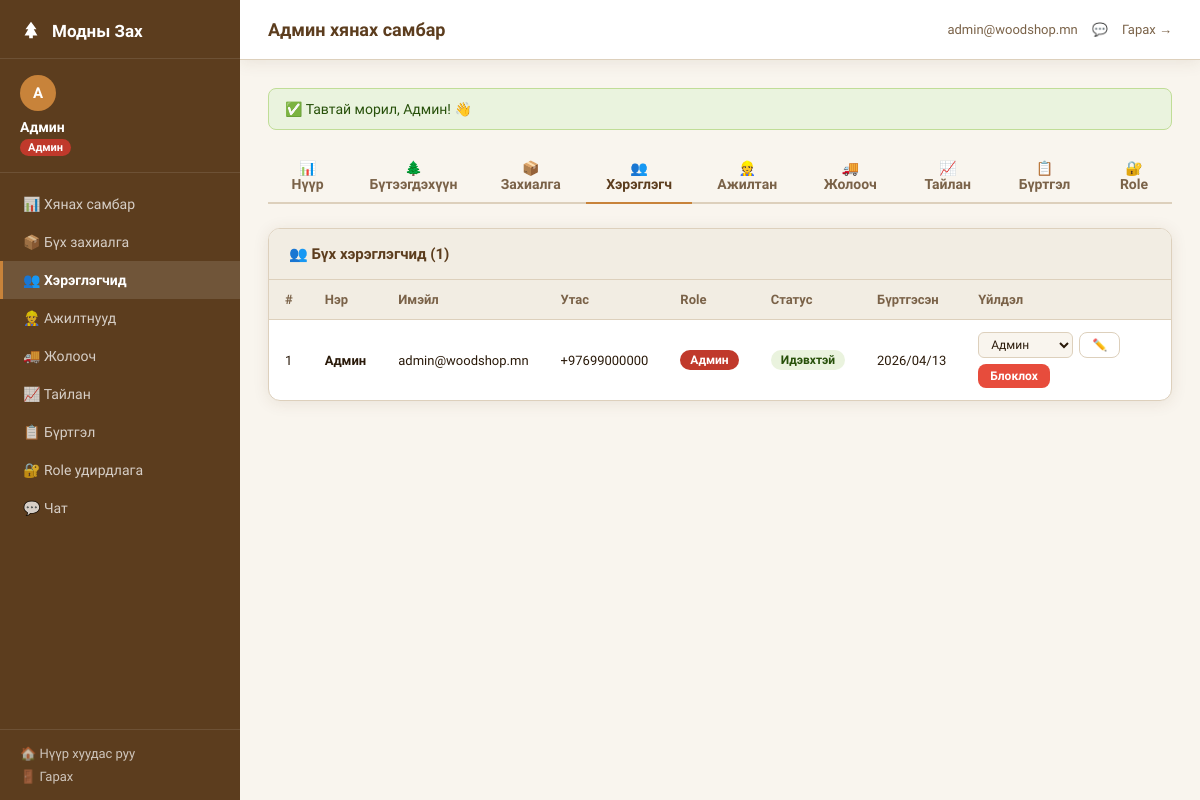
The app's page /dashboard/admin.php?tab=users (signed in) with its own data.
### tables this page shows
CREATE TABLE IF NOT EXISTS users (
  id           INT AUTO_INCREMENT PRIMARY KEY,
  ner          VARCHAR(100)  NOT NULL,
  email        VARCHAR(150)  NOT NULL UNIQUE,
  phone        VARCHAR(20)   NOT NULL,
  password     VARCHAR(255)  NOT NULL,
  role_id      INT           NOT NULL DEFAULT 5,
  verified     TINYINT(1)    DEFAULT 0,
  is_active    TINYINT(1)    DEFAULT 1,
  notes        TEXT          DEFAULT NULL,
  created_at   DATETIME      DEFAULT NOW(),
  FOREIGN KEY (role_id) REFERENCES roles(id)
);

CREATE TABLE IF NOT EXISTS roles (
  id           INT AUTO_INCREMENT PRIMARY KEY,
  name         VARCHAR(100)  NOT NULL,
  slug         VARCHAR(50)   NOT NULL UNIQUE,
  permissions  JSON          NOT NULL,
  color        VARCHAR(7)    DEFAULT '#5C3D1E',
  is_system    TINYINT(1)    DEFAULT 0,
  created_by   INT           DEFAULT NULL,
  created_at   DATETIME      DEFAULT NOW()
);

### middleware.php (called while the page is built, shortened)
<?php
function loadUserRole(PDO $pdo): array {
    $uid = $_SESSION['user']['id'];
    if (!isset($_SESSION['user_role'])) {
        $stmt = $pdo->prepare('
            SELECT r.*, u.is_active
            FROM users u
            JOIN roles r ON u.role_id = r.id
            WHERE u.id = ?
        ');
        $stmt->execute([$uid]);
    }
    return $_SESSION['user_role'];
}
function isRole(string ...$slugs): bool {
    $current = $_SESSION['user_role']['slug'] ?? '';
    return in_array($current, $slugs, true);
}

### dashboard/admin.php (the view, shortened to what this page needs)
<?php
require_once __DIR__ . '/../middleware.php';
$role = loadUserRole($pdo);
$tab = $_GET['tab'] ?? 'dashboard';
$stats = [];
$stats['users']    = $pdo->query('SELECT COUNT(*) FROM users WHERE role_id=(SELECT id FROM roles WHERE slug="user")')->fetchColumn();
$stats['orders']   = $pdo->query('SELECT COUNT(*) FROM orders')->fetchColumn();
$stats['pending']  = $pdo->query('SELECT COUNT(*) FROM orders WHERE status="pending"')->fetchColumn();
$stats['workers']  = $pdo->query('SELECT COUNT(*) FROM users u JOIN roles r ON u.role_id=r.id WHERE r.slug IN ("worker","driver")')->fetchColumn();
$stats['products'] = $pdo->query('SELECT COUNT(*) FROM products WHERE is_active=1')->fetchColumn();
$pageTitle  = 'Админ хянах самбар';
$activePage = $tab === 'dashboard' ? 'dashboard' : $tab;
include __DIR__ . '/layout.php';
?>
<div class="tabs">
  <button class="tab <?= $tab==='dashboard'?'active':'' ?>" onclick="location='admin.php'">📊 Нүүр</button>
  <button class="tab <?= $tab==='products'?'active':'' ?>"  onclick="location='admin.php?tab=products'">🌲 Бүтээгдэхүүн</button>
  <button class="tab <?= $tab==='orders'?'active':'' ?>"    onclick="location='admin.php?tab=orders'">📦 Захиалга</button>
  <button class="tab <?= $tab==='users'?'active':'' ?>"     onclick="location='admin.php?tab=users'">👥 Хэрэглэгч</button>
  <button class="tab <?= $tab==='workers'?'active':'' ?>"   onclick="location='admin.php?tab=workers'">👷 Ажилтан</button>
  <button class="tab <?= $tab==='drivers'?'active':'' ?>"   onclick="location='admin.php?tab=drivers'">🚚 Жолооч</button>
  <button class="tab <?= $tab==='reports'?'active':'' ?>"    onclick="location='admin.php?tab=reports'">📈 Тайлан</button>
  <button class="tab <?= $tab==='logs'?'active':'' ?>"      onclick="location='admin.php?tab=logs'">📋 Бүртгэл</button>
  <?php if (isRole('admin','director')): ?>
  <button class="tab <?= $tab==='roles'?'active':'' ?>"     onclick="location='admin.php?tab=roles'">🔐 Role</button>
  <?php endif; ?>
</div>
<?php if ($tab === 'dashboard'): ?>
<div class="stat-grid">
  <div class="stat-card"><div class="stat-icon">👥</div><div class="stat-num"><?= $stats['users'] ?></div><div class="stat-lbl">Нийт хэрэглэгч</div></div>
  <div class="stat-card"><div class="stat-icon">📦</div><div class="stat-num"><?= $stats['orders'] ?></div><div class="stat-lbl">Нийт захиалга</div></div>
  <div class="stat-card"><div class="stat-icon">⏳</div><div class="stat-num"><?= $stats['pending'] ?></div><div class="stat-lbl">Хүлээгдэж буй</div></div>
  <div class="stat-card"><div class="stat-icon">👷</div><div class="stat-num"><?= $stats['workers'] ?></div><div class="stat-lbl">Ажилтнууд</div></div>
  <div class="stat-card"><div class="stat-icon">🌲</div><div class="stat-num"><?= $stats['products'] ?></div><div class="stat-lbl">Бүтээгдэхүүн</div></div>
</div>
<div class="card">
  <div class="card-header">
    <div class="card-title">📦 Сүүлийн захиалгууд</div>
    <a href="admin.php?tab=orders" class="btn btn-outline btn-sm">Бүгдийг харах →</a>
  </div>
  <div class="card-body">
    <table>
      <thead><tr><th>#</th><th>Хэрэглэгч</th><th>Бүтээгдэхүүн</th><th>Статус</th><th>Огноо</th></tr></thead>
      <tbody>
      <?php
      $rows = $pdo->query('SELECT o.*, u.ner FROM orders o JOIN users u ON o.user_id=u.id ORDER BY o.created_at DESC LIMIT 10')->fetchAll();
      foreach ($rows as $r):
        $color = statusColor($r['status']);
      ?>
        <tr>
          <td>#<?= $r['id'] ?></td>
          <td><?= htmlspecialchars($r['ner']) ?></td>
          <td><?= htmlspecialchars($r['product']) ?></td>
          <td><span class="badge" style="background:<?= $color ?>22;color:<?= $color ?>"><?= statusLabel($r['status']) ?></span></td>
          <td><?= date('m/d H:i', strtotime($r['created_at'])) ?></td>
        </tr>
      <?php endforeach; ?>
      </tbody>
    </table>
  </div>
</div>
<?php elseif ($tab === 'users'): ?>
<?php
$users = $pdo->query('
    SELECT u.*, r.name as role_name, r.slug as role_slug, r.color as role_color
    FROM users u JOIN roles r ON u.role_id=r.id
    ORDER BY u.created_at DESC
')->fetchAll();
$allRoles = $pdo->query('SELECT * FROM roles ORDER BY id')->fetchAll();
?>
<div class="card">
  <div class="card-header"><div class="card-title">👥 Бүх хэрэглэгчид (<?= count($users) ?>)</div></div>
  <div class="card-body">
    <table>
      <thead><tr><th>#</th><th>Нэр</th><th>Имэйл</th><th>Утас</th><th>Role</th><th>Статус</th><th>Бүртгэсэн</th><th>Үйлдэл</th></tr></thead>
      <tbody>
      <?php foreach ($users as $u): ?>
        <tr>
          <td><?= $u['id'] ?></td>
          <td><strong><?= htmlspecialchars($u['ner']) ?></strong></td>
          <td><?= htmlspecialchars($u['email']) ?></td>
          <td><?= htmlspecialchars($u['phone']) ?></td>
          <td><span class="badge" style="background:<?= $u['role_color'] ?>;color:#fff"><?= htmlspecialchars($u['role_name']) ?></span></td>
          <td><span class="badge" style="background:<?= $u['is_active']?'#eaf3de':'#fcebeb' ?>;color:<?= $u['is_active']?'#27500a':'#791f1f' ?>"><?= $u['is_active']?'Идэвхтэй':'Идэвхгүй' ?></span></td>
          <td><?= date('Y/m/d', strtotime($u['created_at'])) ?></td>
          <td style="display:flex;gap:6px;flex-wrap:wrap">
            <form method="POST" style="display:inline">
              <select name="role_id" onchange="this.form.submit()" style="padding:4px 8px;font-size:12px;border-radius:6px;border:1px solid var(--border)">
                <?php foreach ($allRoles as $r): ?>
                  <option value="<?= $r['id'] ?>" <?= $r['id']==$u['role_id']?'selected':'' ?>><?= htmlspecialchars($r['name']) ?></option>
                <?php endforeach; ?>
              </select>
            </form>
            <button class="btn btn-outline btn-sm" onclick="openUserEdit(<?= htmlspecialchars(json_encode(['id'=>$u['id'],'ner'=>$u['ner'],'phone'=>$u['phone'],'email'=>$u['email'],'notes'=>$u['notes']])) ?>)">✏️</button>
            <form method="POST" style="display:inline">
              <button class="btn <?= $u['is_active']?'btn-danger':'btn-success' ?> btn-sm">
                <?= $u['is_active']?'Блоклох':'Нээх' ?>
              </button>
            </form>
          </td>
        </tr>
      <?php endforeach; ?>
      </tbody>
    </table>
  </div>
</div>
<?php endif; ?>
<?php include __DIR__ . '/layout_end.php'; ?>

### dashboard/layout.php (shortened to what this page needs)
<?php
$role     = $_SESSION['user_role'];
$userName = $_SESSION['user']['ner'];
$userEmail= $_SESSION['user']['email'];
$menuItems = [];
if (isRole('admin','manager','director')) {
    if (isRole('director')) {
        $menuItems = [
            ['icon'=>'📊','label'=>'Нүүр тайлан',    'href'=>'director.php',               'page'=>'dashboard'],
            ['icon'=>'📦','label'=>'Захиалгууд',      'href'=>'director.php?tab=orders',    'page'=>'orders'],
            ['icon'=>'👷','label'=>'Ажилтнууд',       'href'=>'director.php?tab=workers',   'page'=>'workers'],
            ['icon'=>'📋','label'=>'Үйл ажиллагаа',  'href'=>'director.php?tab=logs',      'page'=>'logs'],
            ['icon'=>'📅','label'=>'Өдрийн тайлан',  'href'=>'director.php?tab=daily',     'page'=>'daily'],
        ];
    } else {
        $menuItems = [
            ['icon'=>'📊','label'=>'Хянах самбар','href'=>'admin.php','page'=>'dashboard'],
            ['icon'=>'📦','label'=>'Бүх захиалга','href'=>'admin.php?tab=orders','page'=>'orders'],
            ['icon'=>'👥','label'=>'Хэрэглэгчид','href'=>'admin.php?tab=users','page'=>'users'],
            ['icon'=>'👷','label'=>'Ажилтнууд','href'=>'admin.php?tab=workers','page'=>'workers'],
            ['icon'=>'🚚','label'=>'Жолооч','href'=>'admin.php?tab=drivers','page'=>'drivers'],
            ['icon'=>'📈','label'=>'Тайлан','href'=>'admin.php?tab=reports','page'=>'reports'],
            ['icon'=>'📋','label'=>'Бүртгэл','href'=>'admin.php?tab=logs','page'=>'logs'],
        ];
        if (isRole('admin','director')) {
            $menuItems[] = ['icon'=>'🔐','label'=>'Role удирдлага','href'=>'admin.php?tab=roles','page'=>'roles'];
        }
    }
} elseif (isRole('driver')) {
    $menuItems = [
        ['icon'=>'📊','label'=>'Хянах самбар','href'=>'driver.php','page'=>'dashboard'],
        ['icon'=>'🚚','label'=>'Хүргэлтүүд','href'=>'driver.php?tab=deliveries','page'=>'deliveries'],
    ];
} else {
    $menuItems = [
        ['icon'=>'📦','label'=>'Захиалгууд','href'=>'user.php','page'=>'orders'],
        ['icon'=>'👤','label'=>'Профайл','href'=>'user.php?tab=profile','page'=>'profile'],
    ];
}
?>
<!DOCTYPE html>
<html lang="mn">
<head>
</head>
<body>
<aside class="sidebar" id="sidebar">
  <div class="sidebar-logo">
    <svg width="22" height="22" viewBox="0 0 24 24" fill="currentColor"><path d="M12 2L6 10h3l-4 7h5v3h4v-3h5l-4-7h3L12 2z"/></svg>
    Модны Зах
  </div>
  <div class="sidebar-user">
    <div class="sidebar-avatar"><?= mb_substr($userName, 0, 1) ?></div>
    <div class="sidebar-uname"><?= htmlspecialchars($userName) ?></div>
    <span class="sidebar-role"><?= htmlspecialchars($role['name']) ?></span>
  </div>
  <nav class="sidebar-nav">
    <?php foreach ($menuItems as $item): ?>
      <a href="<?= $item['href'] ?>"
         class="<?= ($activePage ?? '') === $item['page'] ? 'active' : '' ?>">
        <?= $item['icon'] ?> <?= htmlspecialchars($item['label']) ?>
      </a>
    <?php endforeach; ?>
    <?php if (isRole('worker','admin','manager','director')): ?>
      <a href="chat.php" class="<?= ($activePage ?? '') === 'chat' ? 'active' : '' ?>">
        💬 Чат
      </a>
    <?php endif; ?>
  </nav>
  <div class="sidebar-bottom">
    <a href="/Wood-shop/">🏠 Нүүр хуудас руу</a>
    <a href="/Wood-shop/auth.php?action=logout">🚪 Гарах</a>
  </div>
</aside>
<div class="main-wrap">
  <div class="topbar">
    <div class="topbar-title"><?= htmlspecialchars($pageTitle ?? 'Dashboard') ?></div>
    <div class="topbar-right">
      <span style="color:var(--muted);font-size:13px"><?= htmlspecialchars($userEmail) ?></span>
      <?php if (isRole('worker','admin','manager','director')): ?>
      <a href="chat.php" style="position:relative;display:inline-flex;align-items:center;gap:6px">
        💬
      </a>
      <?php endif; ?>
      <a href="/Wood-shop/auth.php?action=logout">Гарах →</a>
    </div>
  </div>
  <div class="content">
<?php
if (!empty($_SESSION['toast'])):
  $t = $_SESSION['toast']; unset($_SESSION['toast']);
?>
<div class="alert alert-<?= $t['type'] === 'success' ? 'success' : ($t['type'] === 'error' ? 'error' : 'info') ?>" style="margin-bottom:20px">
  <?= $t['icon'] ?? '' ?> <?= htmlspecialchars($t['msg']) ?>
</div>
<?php endif; ?>

### records on screen
users: role.name "Админ", id "1", ner "Админ", email "admin@woodshop.mn", phone "+97699000000", is_active "Идэвхтэй", created_at "2026/04/13", role_id "Админ"

### other values on screen
mb_substr($userName, 0, 1) "А"
$userName "Админ"
$item['icon'] "📊"
$item['label'] "Хянах самбар"
$item['icon'] "📦"
$item['label'] "Бүх захиалга"
$item['icon'] "👥"
$item['label'] "Хэрэглэгчид"
$item['icon'] "👷"
$item['label'] "Ажилтнууд"
$item['icon'] "🚚"
$item['label'] "Жолооч"
$item['icon'] "📈"
$item['label'] "Тайлан"
$item['icon'] "📋"
